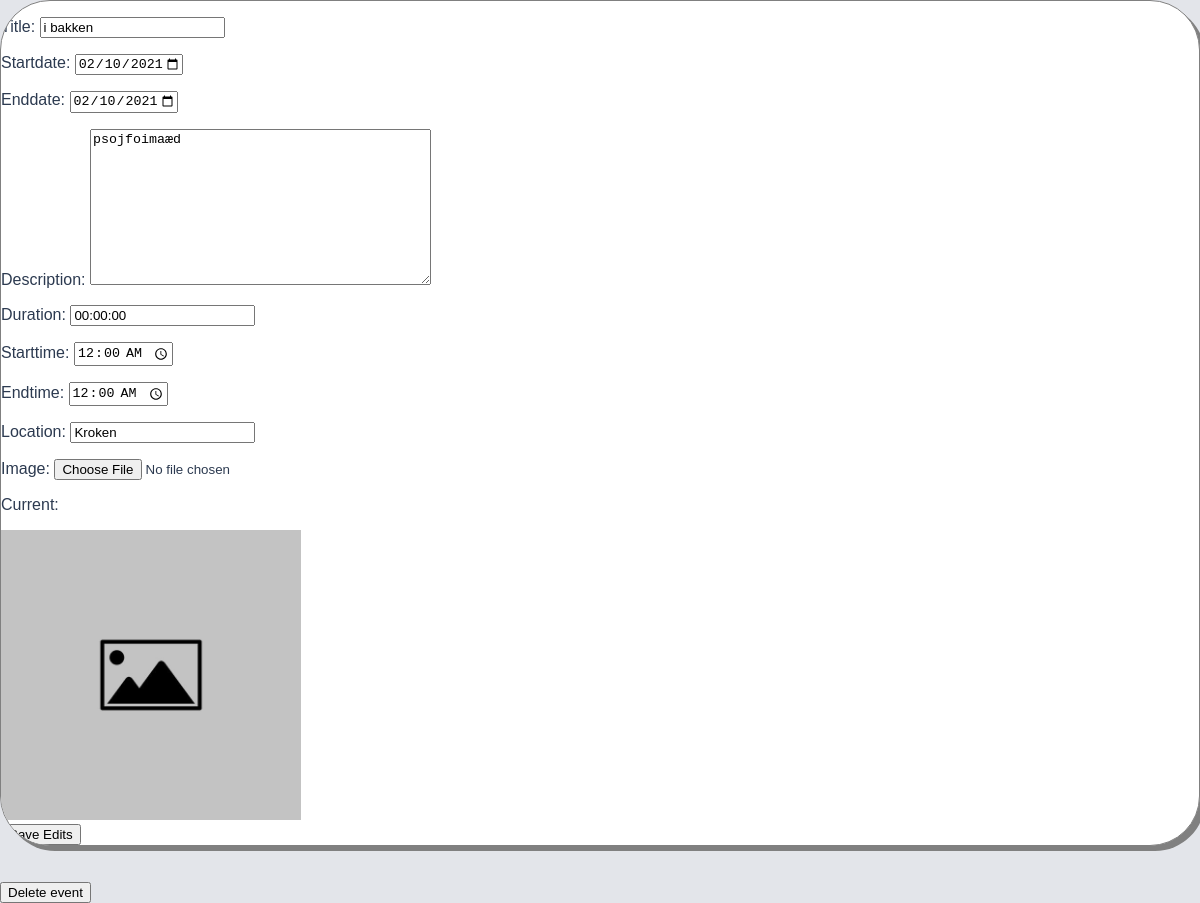
Page /event/1/edit/ on the committed database.
### schedge/models.py (models this page shows, shortened)
class Event(models.Model):
    title = models.CharField(max_length=100)
    location = models.CharField(max_length=300)
    description = models.TextField(blank=True, max_length=500)
    starttime = models.TimeField(default=django.utils.timezone.now)
    endtime = models.TimeField(default=django.utils.timezone.now)
    startdate = models.DateField(default=django.utils.timezone.now)
    enddate = models.DateField(default=django.utils.timezone.now)
    duration = models.DurationField(max_length=dt.timedelta(hours=10), default=dt.timedelta())
    image = models.ImageField(default='default.jpg', upload_to='images/')

### schedge/views.py (the view, shortened to what this page needs)
# urls.py: path('event/<int:event_id>/edit/', views.eventedit, name="eventedit"),
def eventedit(request, event_id):
    try:
        this_event = Event.objects.get(id=event_id)
    except Event.DoesNotExist:
        return HttpResponseNotFound("404: not valid event id")
    initial_times = {
        "starttime": this_event.starttime.strftime("%H:%M"),
        "endtime": this_event.endtime.strftime("%H:%M"),
    }
    form = EventForm(instance=this_event, initial=initial_times)
    context = {"event": this_event, "form": form}
    return render(request, "eventedit.html", context)

### schedge/forms.py
class EventForm(forms.ModelForm):
    class Meta:
        model = Event
        fields = [
            "title",
            "startdate",
            "enddate",
            "description",
            "duration",
            "starttime",
            "endtime",
            "location",
            "image",
        ]
        today = dt.datetime.today().strftime("%Y-%m-%d")
        widgets = {
            "startdate": DateInput(attrs={"min": today, "max": max_date()}),
            "enddate": DateInput(attrs={"min": today, "max": max_date()}),
            "starttime": TimeInput(format=("HH:mm")),
            "endtime": TimeInput(format=("HH:mm")),
            "image": forms.FileInput()
        }
    def __init__(self, *args, **kwargs):
        super().__init__(*args, **kwargs)
        self.fields["location"].widget.attrs["id"] = "loc"

### schedge/templates/eventedit.html (shortened to what this page needs)
<!DOCTYPE html>
<html lang="en">
<head>
    {% load static %}
    <link rel="stylesheet" href="{% static 'css/base.css' %}">
</head>
<body>
    <form method="POST" action="/event/{{ event.id }}/edit/#/" enctype="multipart/form-data" class="blob">
        {{form.as_p}}
        <p>Current:</p>
        <img src="{{ event.image.url }}" width="300px"><br>
        <input type="submit" value="Save Edits" class="btn">
    </form>
    <form method="POST" action="/event/{{ event.id }}/edit/delete/" enctype="multipart/form-data" id="delete_form">
        <input type="submit" value="Delete event" class="btn" onclick="validateSubmit();return false;">
    </form>
</body>
</html>

### schedge/static/css/base.css (style rules this page uses)
body { font-family: sans-serif; background-color: #E3E5EA; margin: 0; padding: 0; color: #2c3a50; font-family: sans-serif; -webkit-font-smoothing: antialiased; -moz-osx-font-smoothing: grayscale; }
.blob { background-color: white; border: 1px solid gray; border-radius: 50px; margin-bottom: 3%; box-shadow: 5px 5px 0px gray; overflow: hidden; }

### rows in the picture
Event: title "i bakken", startdate "02/10/2021", enddate "02/10/2021", description "psojfoimaæd", duration "00:00:00", starttime "00:00", endtime "00:00", location "Kroken", image (placeholder picture)
